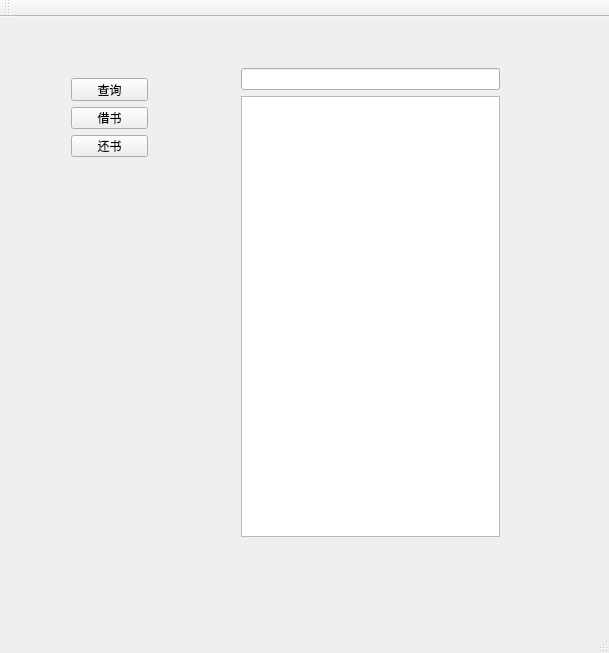
<?xml version="1.0" encoding="UTF-8"?>
<ui version="4.0">
 <class>CommonUserWindow</class>
 <widget class="QMainWindow" name="CommonUserWindow">
  <property name="geometry">
   <rect>
    <x>0</x>
    <y>0</y>
    <width>609</width>
    <height>653</height>
   </rect>
  </property>
  <property name="windowTitle">
   <string>CommonUserWindow</string>
  </property>
  <widget class="QWidget" name="centralWidget">
   <widget class="QWidget" name="">
    <property name="geometry">
     <rect>
      <x>60</x>
      <y>50</y>
      <width>99</width>
      <height>101</height>
     </rect>
    </property>
    <layout class="QVBoxLayout" name="verticalLayout_3">
     <item>
      <widget class="QPushButton" name="pushButton">
       <property name="text">
        <string>查询</string>
       </property>
      </widget>
     </item>
     <item>
      <widget class="QPushButton" name="pushButton_2">
       <property name="text">
        <string>借书</string>
       </property>
      </widget>
     </item>
     <item>
      <widget class="QPushButton" name="pushButton_3">
       <property name="text">
        <string>还书</string>
       </property>
      </widget>
     </item>
    </layout>
   </widget>
   <widget class="QWidget" name="">
    <property name="geometry">
     <rect>
      <x>230</x>
      <y>40</y>
      <width>281</width>
      <height>491</height>
     </rect>
    </property>
    <layout class="QVBoxLayout" name="verticalLayout_4">
     <item>
      <widget class="QLineEdit" name="lineEdit"/>
     </item>
     <item>
      <widget class="QListView" name="listView"/>
     </item>
    </layout>
   </widget>
  </widget>
  <widget class="QMenuBar" name="menuBar">
   <property name="geometry">
    <rect>
     <x>0</x>
     <y>0</y>
     <width>609</width>
     <height>26</height>
    </rect>
   </property>
  </widget>
  <widget class="QToolBar" name="mainToolBar">
   <attribute name="toolBarArea">
    <enum>TopToolBarArea</enum>
   </attribute>
   <attribute name="toolBarBreak">
    <bool>false</bool>
   </attribute>
  </widget>
  <widget class="QStatusBar" name="statusBar"/>
 </widget>
 <layoutdefault spacing="6" margin="11"/>
 <resources/>
 <connections/>
</ui>
